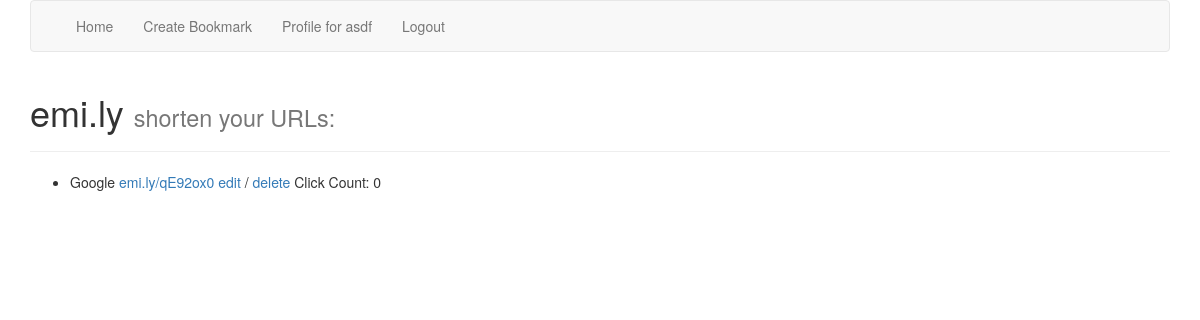
/accounts/profile/ (signed in), run on an earlier commit of the app's database.
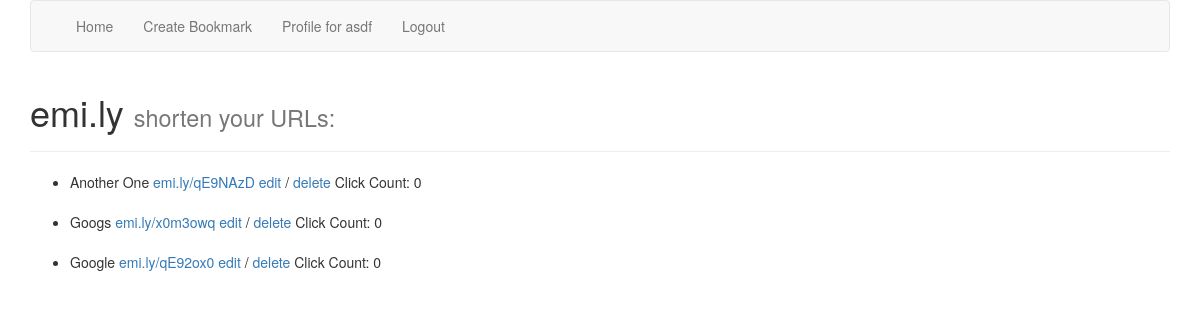
And on a later commit of the database.
### short_url_app/models.py (models this page shows)
class Bookmark(models.Model):
    user = models.ForeignKey(User)
    url = models.URLField()
    description = models.CharField(max_length=100)
    created = models.DateTimeField(auto_now_add=True)
    hashid = models.CharField(max_length=50)
    click_count = models.IntegerField(default=0)
    class Meta:
        ordering = ['-created']

### short_url_app/views.py (the view)
# urls.py: url(r'^accounts/profile/$', login_required(ProfileView.as_view()), name='profile_view'),
class ProfileView(ListView):
    template_name = "profile.html"
    model = Bookmark
    def get_queryset(self):
        return Bookmark.objects.filter(user=self.request.user)

### templates/profile.html
{% extends "base.html" %}
{% block content %}
    <ul>
    {% for bookmark in object_list %}
    <li>
        {{ bookmark.description }}
         <span><a href="{% url 'redirect_view' bookmark.hashid %}">emi.ly/{{ bookmark.hashid }}</a></span>
        <span><a href="{% url 'update_view' pk=bookmark.id %}">edit</a> /</span>
        <span><a href="{% url 'delete_view' pk=bookmark.id %}">delete</a></span>
        <span>Click Count: {{ bookmark.click_count }}</span>
    </li>
    {% endfor %}
</ul>
{% endblock %}

What changed in the data, as far as the page shows it:
added Bookmark: description "Another One", hashid "qE9NAzD", click_count "0"
added Bookmark: description "Googs", hashid "x0m3owq", click_count "0"
